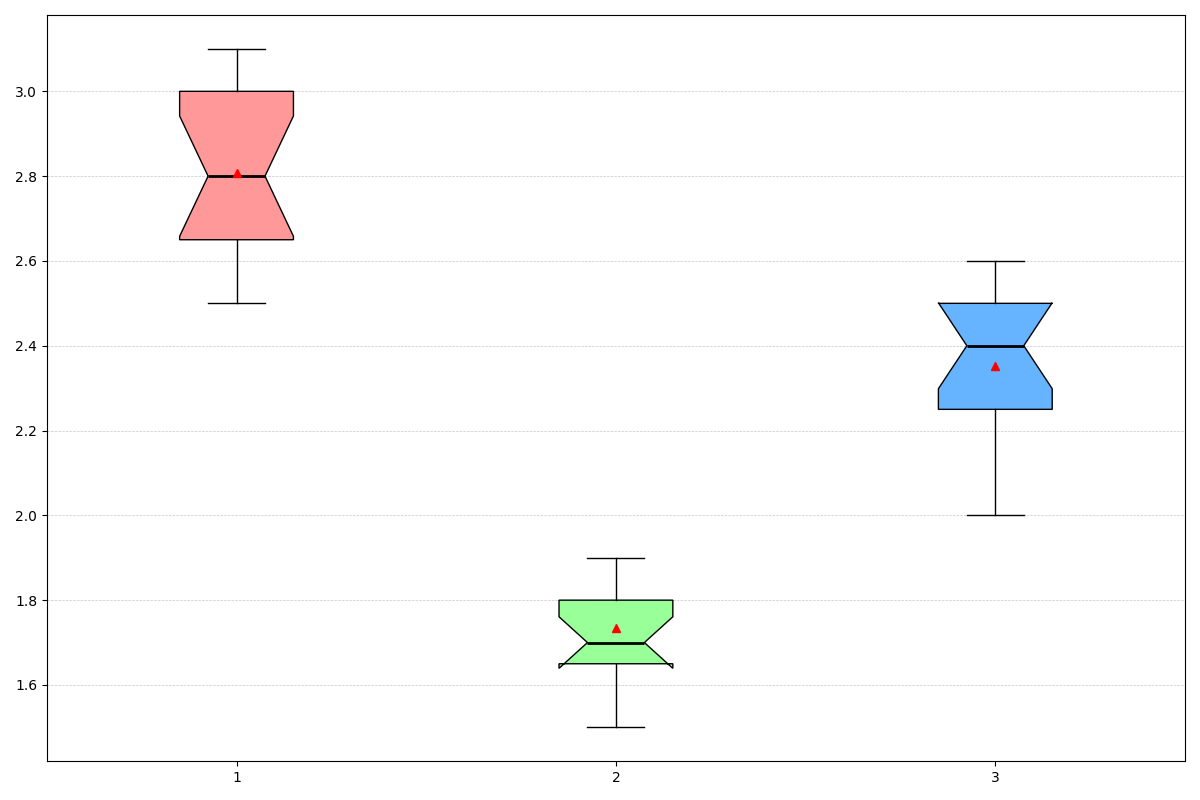

Recreate this plot in Python.
import matplotlib.pyplot as plt
import numpy as np

species = ['Rose', 'Tulip', 'Daisy']
growth_rates = [
    [2.5, 2.7, 2.8, 3.0, 2.6, 3.1, 2.9, 2.8, 3.0, 2.7, 2.5, 3.0, 2.6, 2.8, 3.1],
    [1.5, 1.6, 1.7, 1.6, 1.8, 1.7, 1.9, 1.8, 1.6, 1.7, 1.8, 1.9, 1.7, 1.8, 1.9],
    [2.0, 2.1, 2.3, 2.2, 2.4, 2.3, 2.2, 2.5, 2.4, 2.3, 2.5, 2.6, 2.4, 2.5, 2.6]
]

fig, ax = plt.subplots(figsize=(12, 8))
box = ax.boxplot(growth_rates, patch_artist=True, notch=True, vert=True, showmeans=True)

colors = ['#ff9999', '#99ff99', '#66b3ff']
for patch, color in zip(box['boxes'], colors):
    patch.set_facecolor(color)

for median, mean in zip(box['medians'], box['means']):
    median.set_color('black')
    median.set_linewidth(2)
    mean.set_markerfacecolor('red')
    mean.set_markeredgecolor('red')

ax.yaxis.grid(True, linestyle='--', linewidth=0.5, alpha=0.7)

plt.tight_layout()
plt.show()
